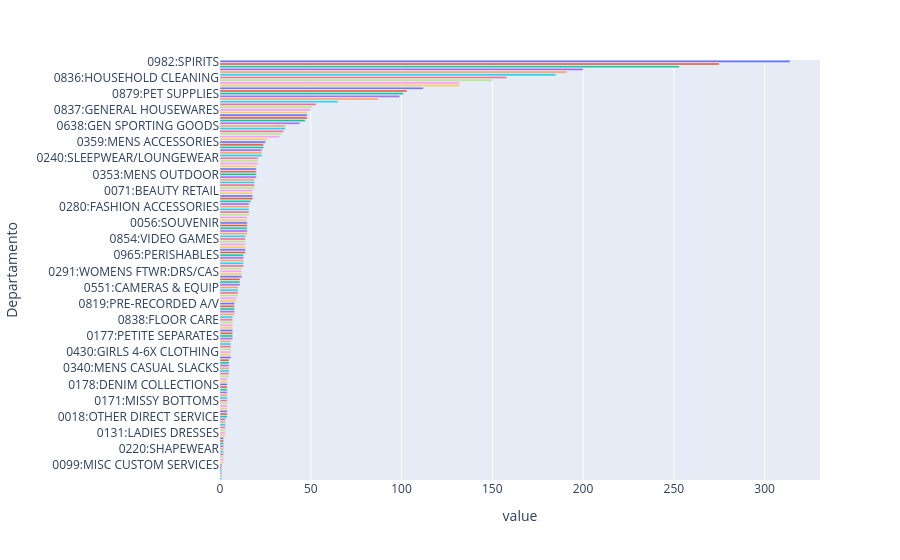

The notebook cell this image was saved under:
### Markdown cell above
### Quais departamentos têm o maior volume de transações e maior quantidade de unidades vendidas?

### Code cell
contagem_por_departamento = df_eda.value_counts('Departamento').sort_values(ascending=False) # type: ignore
fig_volume_transacoes = px.bar(contagem_por_departamento, color=contagem_por_departamento.index, orientation='h')
fig_volume_transacoes.update_layout(showlegend=False)
fig_volume_transacoes.update_yaxes(autorange='reversed')
fig_volume_transacoes.show()
